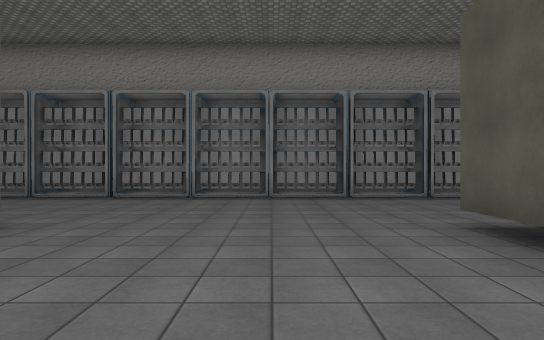
View 1 (above)

24 first-person views from a walk through a scene from a Unity 3-D project. The camera is 1.5 m above the floor, looks level and sees 75° across. The floor is counted in squares, 2 m on a side. Each view is taken from the middle of a square. On the plan, view 1 faces up. The plan holds only what a view shows up to about 11 squares ahead; the rest is blank. The place goes on beyond the plan. The player character is not drawn. Some surface patterns are stand-ins.

View 2
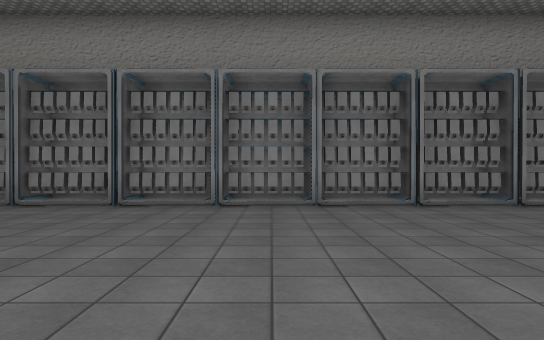

View 3
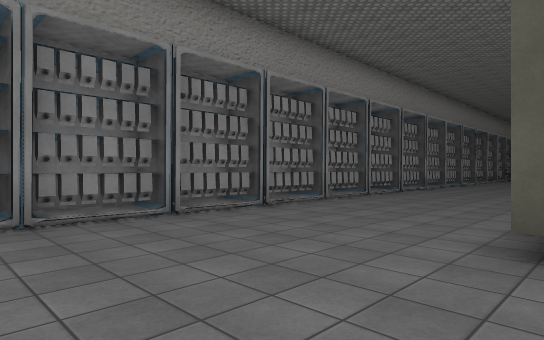

View 4
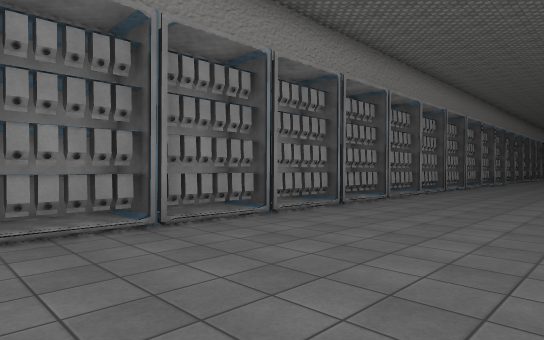

View 5
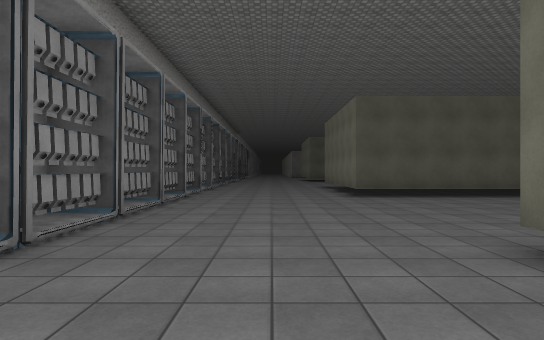

View 6
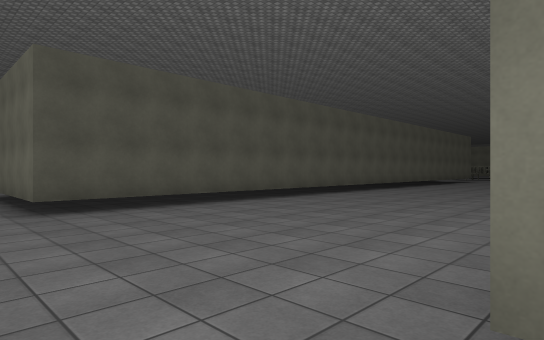

View 7
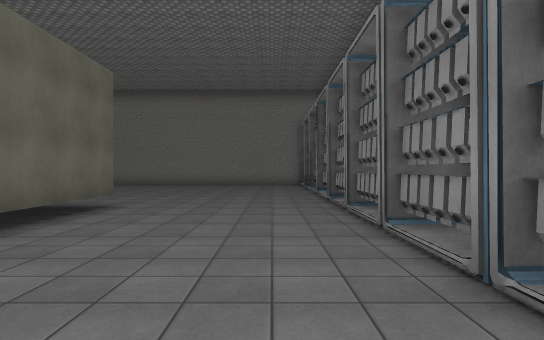

View 8
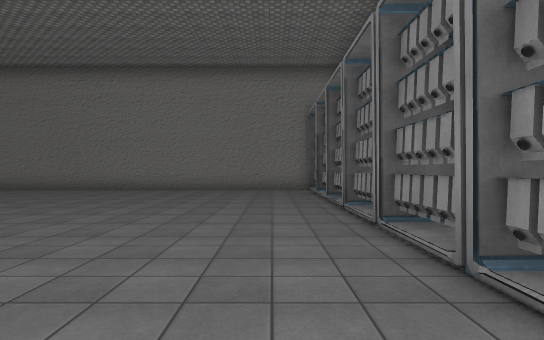

View 9
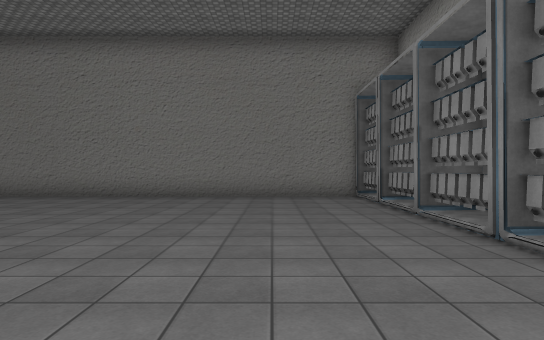

View 10
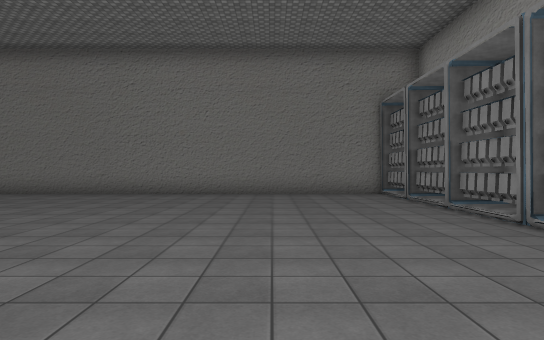

View 11
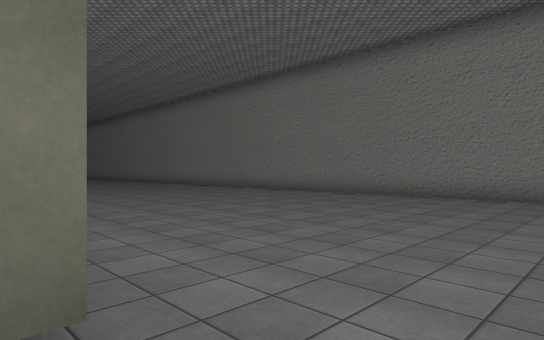

View 12
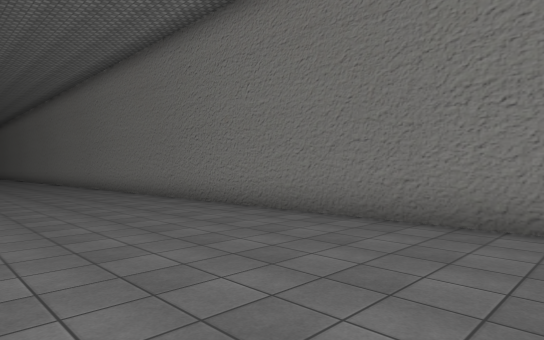

View 13
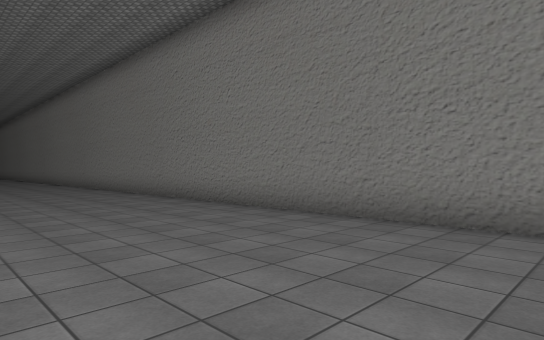

View 14
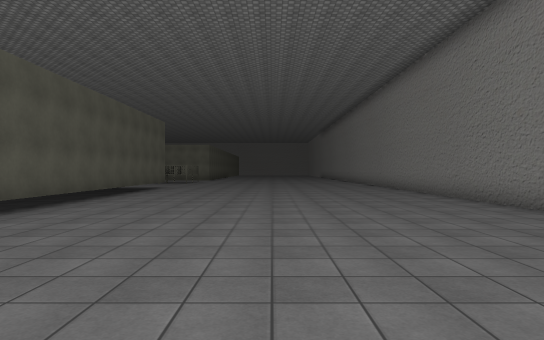

View 15
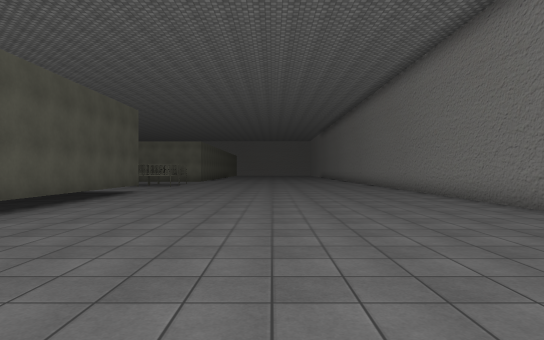

View 16
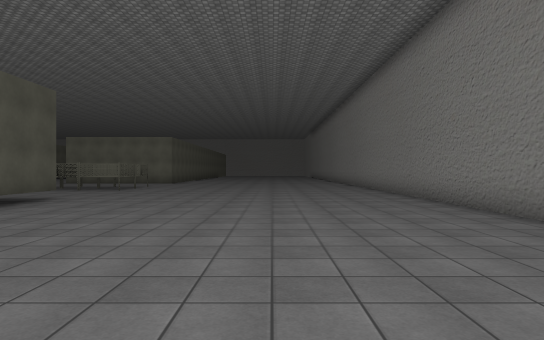

View 17
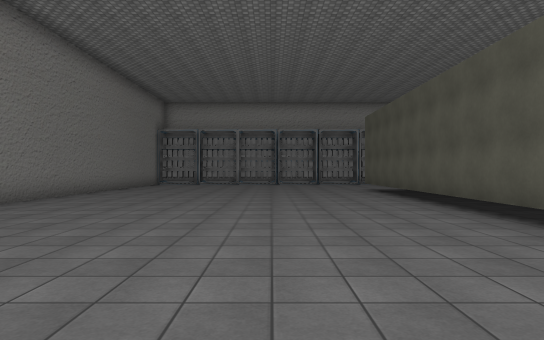

View 18
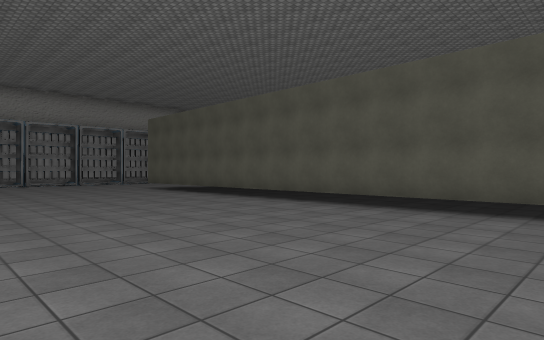

View 19
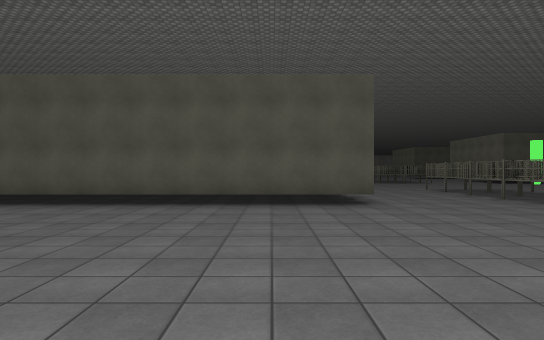

View 20
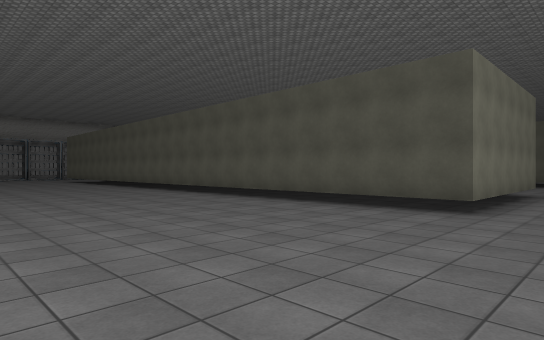

View 21
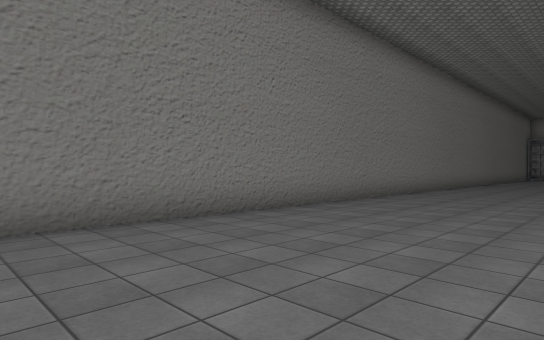

View 22
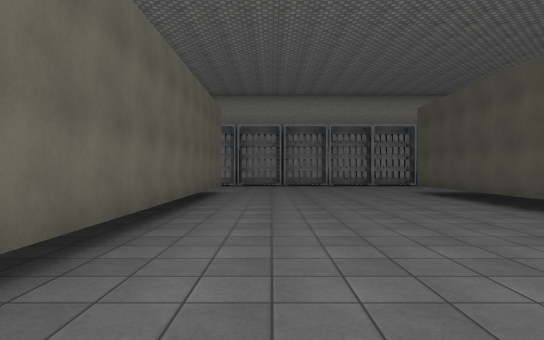

View 23
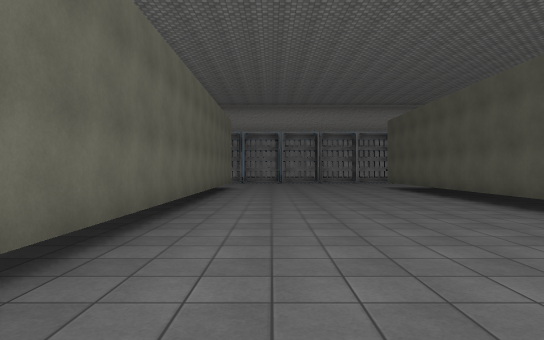

View 24
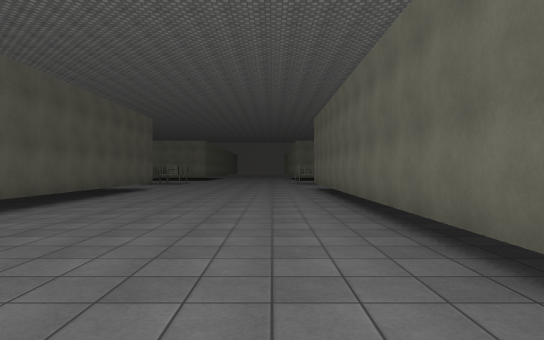

### Floor plan
Key: @ floor where view 1 was taken; # wall or solid block; . floor; O other object.
Columns run from 19 left of view 1 to 16 right of it. Each row starts with its distance up from view 1.
 10 #O#O#O#OOOOOOOOOO#O#O#O#O#OOOOOOOOOO
  9 #...................................
  8 #...................................
  7 #...................................
  6 #...................................
  5 #...................................
  4 #.........######......#    #......##
  3 #.........#     ......#    #......#
  2 #.........#      .....     #......#
  1 #.........#                #......#
  0 #.........#        @       #......#
 -1 #.........#                #......#
 -2 #.........#                #......#
 -3 #.........#                #......#
 -4 #.........#                #......#
 -5 #.........#                #......
 -6 #.........#                #.....
 -7 #.........#                #.....
 -8 #.........#                #.....
 -9 #.........#                #......
-10 #.........#                #......#
-11 #.........#                #......#
-12 #.........#                #......#
-13 #.........#                #......#
-14 #.........#                #......#
-15 #.........#                #......#
-16 #.........#
-17 #.........#
-18 #.........######
-19 #.............
-20 #.............
-21  ... .  ......

Where each view was taken, in squares from view 1:
view 1: 0 up, 0 right, facing up
view 2: 2 up, 1 left, facing up
view 3: 4 up, 1 left, facing up-right
view 4: 5 up, 4 right, facing up-right
view 5: 7 up, 5 right, facing right
view 6: 6 up, 8 right, facing down-right
view 7: 8 up, 2 left, facing left
view 8: 8 up, 6 left, facing left
view 9: 7 up, 9 left, facing left
view 10: 6 up, 8 left, facing left
view 11: 6 up, 9 left, facing down-left
view 12: 3 up, 14 left, facing down-left
view 13: 3 down, 14 left, facing down-left
view 14: 3 down, 14 left, facing down
view 15: 6 down, 14 left, facing down
view 16: 9 down, 15 left, facing down
view 17: 9 down, 13 left, facing up
view 18: 9 down, 16 left, facing up-right
view 19: 16 down, 17 left, facing right
view 20: 20 down, 16 left, facing up-right
view 21: 21 down, 14 left, facing up-left
view 22: 7 down, 10 right, facing up
view 23: 10 down, 10 right, facing up
view 24: 4 down, 10 right, facing down
